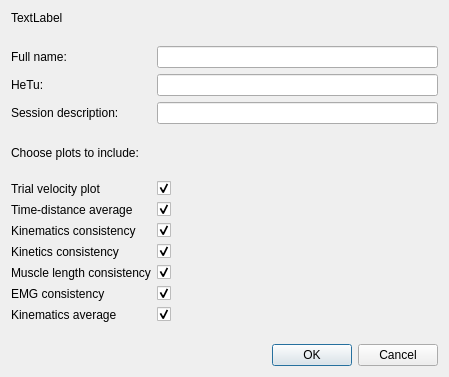
<?xml version="1.0" encoding="UTF-8"?>
<ui version="4.0">
 <class>Dialog</class>
 <widget class="QDialog" name="Dialog">
  <property name="geometry">
   <rect>
    <x>0</x>
    <y>0</y>
    <width>449</width>
    <height>377</height>
   </rect>
  </property>
  <property name="windowTitle">
   <string>Patient details</string>
  </property>
  <layout class="QVBoxLayout" name="verticalLayout">
   <item>
    <layout class="QFormLayout" name="formLayout">
     <item row="0" column="0" colspan="2">
      <widget class="QLabel" name="prompt">
       <property name="text">
        <string>TextLabel</string>
       </property>
       <property name="alignment">
        <set>Qt::AlignLeading|Qt::AlignLeft|Qt::AlignVCenter</set>
       </property>
      </widget>
     </item>
     <item row="1" column="0">
      <spacer name="verticalSpacer">
       <property name="orientation">
        <enum>Qt::Vertical</enum>
       </property>
       <property name="sizeHint" stdset="0">
        <size>
         <width>20</width>
         <height>40</height>
        </size>
       </property>
      </spacer>
     </item>
     <item row="2" column="0">
      <widget class="QLabel" name="label">
       <property name="text">
        <string>Full name:</string>
       </property>
      </widget>
     </item>
     <item row="2" column="1">
      <widget class="QLineEdit" name="lnFullName"/>
     </item>
     <item row="3" column="0">
      <widget class="QLabel" name="label_2">
       <property name="text">
        <string>HeTu:</string>
       </property>
      </widget>
     </item>
     <item row="3" column="1">
      <widget class="QLineEdit" name="lnHetu"/>
     </item>
     <item row="4" column="0">
      <widget class="QLabel" name="label_13">
       <property name="text">
        <string>Session description:</string>
       </property>
      </widget>
     </item>
     <item row="4" column="1">
      <widget class="QLineEdit" name="lnDescription"/>
     </item>
     <item row="5" column="0">
      <spacer name="verticalSpacer_2">
       <property name="orientation">
        <enum>Qt::Vertical</enum>
       </property>
       <property name="sizeHint" stdset="0">
        <size>
         <width>20</width>
         <height>40</height>
        </size>
       </property>
      </spacer>
     </item>
     <item row="6" column="0">
      <widget class="QLabel" name="label_3">
       <property name="text">
        <string>Choose plots to include:</string>
       </property>
      </widget>
     </item>
     <item row="7" column="0">
      <spacer name="verticalSpacer_3">
       <property name="orientation">
        <enum>Qt::Vertical</enum>
       </property>
       <property name="sizeHint" stdset="0">
        <size>
         <width>20</width>
         <height>40</height>
        </size>
       </property>
      </spacer>
     </item>
     <item row="8" column="0">
      <widget class="QLabel" name="label_4">
       <property name="text">
        <string>Trial velocity plot</string>
       </property>
      </widget>
     </item>
     <item row="8" column="1">
      <widget class="QCheckBox" name="cbTrialVelocity">
       <property name="sizePolicy">
        <sizepolicy hsizetype="Minimum" vsizetype="Fixed">
         <horstretch>0</horstretch>
         <verstretch>0</verstretch>
        </sizepolicy>
       </property>
       <property name="layoutDirection">
        <enum>Qt::LeftToRight</enum>
       </property>
       <property name="text">
        <string/>
       </property>
       <property name="checked">
        <bool>true</bool>
       </property>
      </widget>
     </item>
     <item row="9" column="0">
      <widget class="QLabel" name="label_11">
       <property name="text">
        <string>Time-distance average</string>
       </property>
      </widget>
     </item>
     <item row="9" column="1">
      <widget class="QCheckBox" name="cbTimeDistAverage">
       <property name="text">
        <string/>
       </property>
       <property name="checked">
        <bool>true</bool>
       </property>
      </widget>
     </item>
     <item row="10" column="0">
      <widget class="QLabel" name="label_5">
       <property name="text">
        <string>Kinematics consistency</string>
       </property>
      </widget>
     </item>
     <item row="10" column="1">
      <widget class="QCheckBox" name="cbKinematicsCons">
       <property name="sizePolicy">
        <sizepolicy hsizetype="Minimum" vsizetype="Fixed">
         <horstretch>0</horstretch>
         <verstretch>0</verstretch>
        </sizepolicy>
       </property>
       <property name="layoutDirection">
        <enum>Qt::LeftToRight</enum>
       </property>
       <property name="text">
        <string/>
       </property>
       <property name="checked">
        <bool>true</bool>
       </property>
      </widget>
     </item>
     <item row="12" column="0">
      <widget class="QLabel" name="label_6">
       <property name="text">
        <string>Muscle length consistency</string>
       </property>
      </widget>
     </item>
     <item row="12" column="1">
      <widget class="QCheckBox" name="cbMuscleLenCons">
       <property name="sizePolicy">
        <sizepolicy hsizetype="Minimum" vsizetype="Fixed">
         <horstretch>0</horstretch>
         <verstretch>0</verstretch>
        </sizepolicy>
       </property>
       <property name="layoutDirection">
        <enum>Qt::LeftToRight</enum>
       </property>
       <property name="text">
        <string/>
       </property>
       <property name="checked">
        <bool>true</bool>
       </property>
      </widget>
     </item>
     <item row="13" column="0">
      <widget class="QLabel" name="label_7">
       <property name="text">
        <string>EMG consistency</string>
       </property>
      </widget>
     </item>
     <item row="13" column="1">
      <widget class="QCheckBox" name="cbEMGCons">
       <property name="sizePolicy">
        <sizepolicy hsizetype="Minimum" vsizetype="Fixed">
         <horstretch>0</horstretch>
         <verstretch>0</verstretch>
        </sizepolicy>
       </property>
       <property name="layoutDirection">
        <enum>Qt::LeftToRight</enum>
       </property>
       <property name="text">
        <string/>
       </property>
       <property name="checked">
        <bool>true</bool>
       </property>
      </widget>
     </item>
     <item row="14" column="0">
      <widget class="QLabel" name="label_8">
       <property name="text">
        <string>Kinematics average</string>
       </property>
      </widget>
     </item>
     <item row="14" column="1">
      <widget class="QCheckBox" name="cbKinAverage">
       <property name="sizePolicy">
        <sizepolicy hsizetype="Minimum" vsizetype="Fixed">
         <horstretch>0</horstretch>
         <verstretch>0</verstretch>
        </sizepolicy>
       </property>
       <property name="layoutDirection">
        <enum>Qt::LeftToRight</enum>
       </property>
       <property name="text">
        <string/>
       </property>
       <property name="checked">
        <bool>true</bool>
       </property>
      </widget>
     </item>
     <item row="15" column="0">
      <spacer name="verticalSpacer_4">
       <property name="orientation">
        <enum>Qt::Vertical</enum>
       </property>
       <property name="sizeHint" stdset="0">
        <size>
         <width>20</width>
         <height>40</height>
        </size>
       </property>
      </spacer>
     </item>
     <item row="11" column="0">
      <widget class="QLabel" name="label_9">
       <property name="text">
        <string>Kinetics consistency</string>
       </property>
      </widget>
     </item>
     <item row="11" column="1">
      <widget class="QCheckBox" name="cbKineticsCons">
       <property name="sizePolicy">
        <sizepolicy hsizetype="Minimum" vsizetype="Fixed">
         <horstretch>0</horstretch>
         <verstretch>0</verstretch>
        </sizepolicy>
       </property>
       <property name="layoutDirection">
        <enum>Qt::LeftToRight</enum>
       </property>
       <property name="text">
        <string/>
       </property>
       <property name="checked">
        <bool>true</bool>
       </property>
      </widget>
     </item>
    </layout>
   </item>
   <item>
    <widget class="QDialogButtonBox" name="buttonBox">
     <property name="orientation">
      <enum>Qt::Horizontal</enum>
     </property>
     <property name="standardButtons">
      <set>QDialogButtonBox::Cancel|QDialogButtonBox::Ok</set>
     </property>
    </widget>
   </item>
  </layout>
 </widget>
 <resources/>
 <connections>
  <connection>
   <sender>buttonBox</sender>
   <signal>accepted()</signal>
   <receiver>Dialog</receiver>
   <slot>accept()</slot>
   <hints>
    <hint type="sourcelabel">
     <x>248</x>
     <y>254</y>
    </hint>
    <hint type="destinationlabel">
     <x>157</x>
     <y>274</y>
    </hint>
   </hints>
  </connection>
  <connection>
   <sender>buttonBox</sender>
   <signal>rejected()</signal>
   <receiver>Dialog</receiver>
   <slot>reject()</slot>
   <hints>
    <hint type="sourcelabel">
     <x>316</x>
     <y>260</y>
    </hint>
    <hint type="destinationlabel">
     <x>286</x>
     <y>274</y>
    </hint>
   </hints>
  </connection>
 </connections>
</ui>
